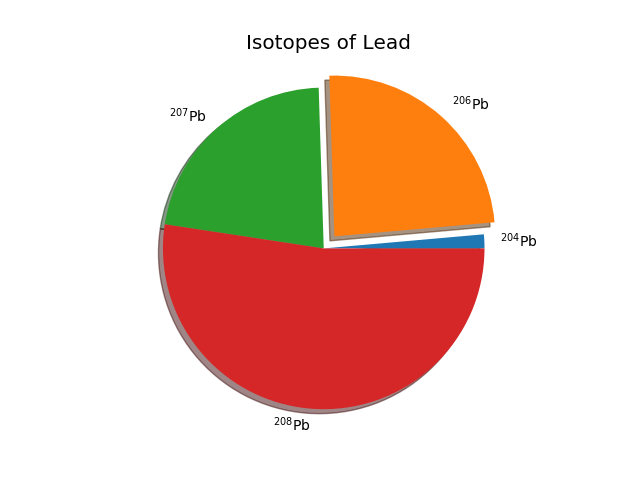

This figure's Python source:
import numpy as np
import scipy as sp
import matplotlib.pyplot as plt

plt.close('all')

#JDP found the isotopes from wiki - in order of increasing atomic mass
lead_isotopes = ([1.4, 24.1, 22.1, 52.4])
lead_masses = ('$^{204}$Pb','$^{206}$Pb','$^{207}$Pb','$^{208}$Pb')

#JDP explode out the second least abundant segment
explode = ([0, 0.1, 0, 0])

#JDP plotting everything - remember axis equal or it looks weird!
plt.figure()
plt.pie(lead_isotopes, labels=lead_masses, explode=explode, shadow=True, startangle=0)
plt.axis('equal')
plt.title('Isotopes of Lead', fontsize='x-large')
plt.savefig("ex_2_q_2.png")